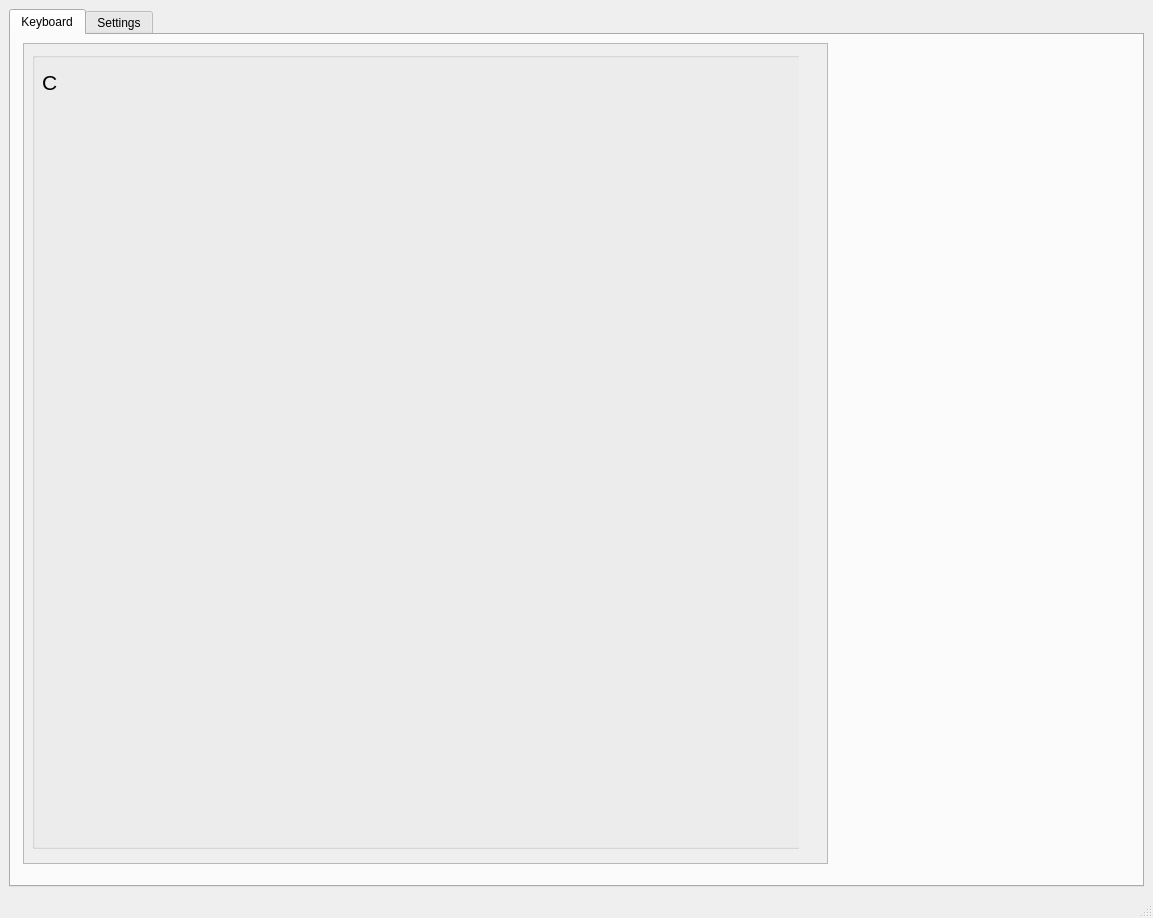
<?xml version="1.0" encoding="UTF-8"?>
<ui version="4.0">
 <class>MainWindow</class>
 <widget class="QMainWindow" name="MainWindow">
  <property name="geometry">
   <rect>
    <x>0</x>
    <y>0</y>
    <width>1153</width>
    <height>918</height>
   </rect>
  </property>
  <property name="minimumSize">
   <size>
    <width>800</width>
    <height>600</height>
   </size>
  </property>
  <property name="windowTitle">
   <string>Health Monitor</string>
  </property>
  <widget class="QWidget" name="centralwidget">
   <layout class="QGridLayout" name="gridLayout">
    <item row="0" column="0">
     <widget class="QTabWidget" name="tabs">
      <property name="currentIndex">
       <number>0</number>
      </property>
      <widget class="QWidget" name="keyboard">
       <attribute name="title">
        <string>Keyboard</string>
       </attribute>
       <widget class="QScrollArea" name="scrollArea_keyboard">
        <property name="geometry">
         <rect>
          <x>12</x>
          <y>8</y>
          <width>805</width>
          <height>821</height>
         </rect>
        </property>
        <property name="widgetResizable">
         <bool>false</bool>
        </property>
        <widget class="QWidget" name="scrollAreaWidgetContents">
         <property name="geometry">
          <rect>
           <x>0</x>
           <y>0</y>
           <width>775</width>
           <height>815</height>
          </rect>
         </property>
         <widget class="QGroupBox" name="groupBox_keyboard">
          <property name="geometry">
           <rect>
            <x>8</x>
            <y>8</y>
            <width>773</width>
            <height>797</height>
           </rect>
          </property>
          <property name="title">
           <string/>
          </property>
          <widget class="QWidget" name="widget_keyboard" native="true">
           <property name="geometry">
            <rect>
             <x>20</x>
             <y>579</y>
             <width>717</width>
             <height>197</height>
            </rect>
           </property>
          </widget>
          <widget class="QLabel" name="label_notes">
           <property name="geometry">
            <rect>
             <x>10</x>
             <y>10</y>
             <width>221</width>
             <height>41</height>
            </rect>
           </property>
           <property name="font">
            <font>
             <pointsize>16</pointsize>
            </font>
           </property>
           <property name="text">
            <string>C</string>
           </property>
           <property name="alignment">
            <set>Qt::AlignLeading|Qt::AlignLeft|Qt::AlignVCenter</set>
           </property>
          </widget>
         </widget>
        </widget>
       </widget>
      </widget>
      <widget class="QWidget" name="settings">
       <attribute name="title">
        <string>Settings</string>
       </attribute>
       <widget class="QScrollArea" name="scrollArea_settings">
        <property name="geometry">
         <rect>
          <x>4</x>
          <y>4</y>
          <width>761</width>
          <height>557</height>
         </rect>
        </property>
        <property name="widgetResizable">
         <bool>true</bool>
        </property>
        <widget class="QWidget" name="scrollAreaWidgetContents_3">
         <property name="geometry">
          <rect>
           <x>0</x>
           <y>0</y>
           <width>759</width>
           <height>555</height>
          </rect>
         </property>
         <widget class="QGroupBox" name="groupBox_status">
          <property name="geometry">
           <rect>
            <x>8</x>
            <y>8</y>
            <width>737</width>
            <height>537</height>
           </rect>
          </property>
          <property name="title">
           <string>Status</string>
          </property>
         </widget>
        </widget>
       </widget>
      </widget>
     </widget>
    </item>
   </layout>
  </widget>
  <widget class="QMenuBar" name="menubar">
   <property name="geometry">
    <rect>
     <x>0</x>
     <y>0</y>
     <width>1153</width>
     <height>22</height>
    </rect>
   </property>
  </widget>
  <widget class="QStatusBar" name="statusbar"/>
 </widget>
 <resources/>
 <connections/>
</ui>
